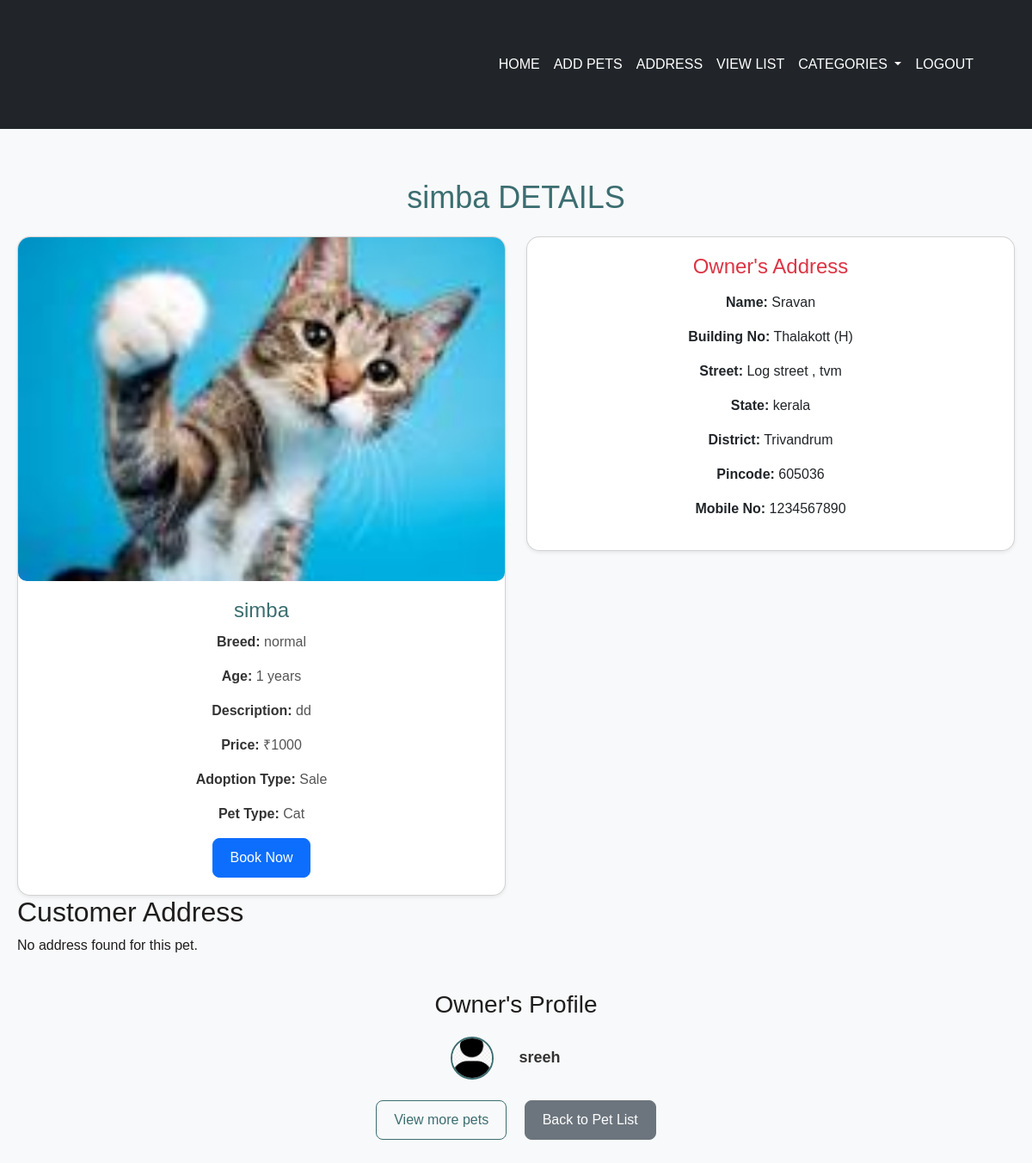
The page /pet-detail/18 on the database its author committed.
### app/models.py (models this page shows, shortened)
class Pet(models.Model):
    category = models.ForeignKey(Category, on_delete=models.CASCADE)
    address = models.ForeignKey(Address, on_delete=models.CASCADE)
    pet_type = models.ForeignKey(PetType, on_delete=models.CASCADE)
    user = models.ForeignKey(User, on_delete=models.CASCADE)
    pet_name = models.CharField(max_length=100)
    pet_description = models.TextField()
    pet_age = models.IntegerField()
    pet_image = models.ImageField(upload_to='pet_images/')
    pet_price = models.IntegerField()
    pet_breed = models.CharField(max_length=100)
    created_at = models.DateTimeField(auto_now_add=True)
    is_available = models.BooleanField(default=True)

class Category(models.Model):
    name = models.CharField(max_length=100)

class PetType(models.Model):
    name = models.CharField(max_length=100)

class Address(models.Model):
    user = models.ForeignKey(User, on_delete=models.CASCADE, null=True, blank=True)
    name = models.CharField(max_length=100)
    building_no = models.CharField(max_length=100)
    street = models.CharField(max_length=255)
    state = models.CharField(max_length=100)
    district = models.CharField(max_length=100)
    pincode = models.IntegerField()
    mobile_no = models.CharField(max_length=15)

### app/views.py (the view)
# urls.py: path('pet-detail/<int:pet_id>', views.pet_detail, name='pet_detail'),
def pet_detail(request, pet_id):
    categories = Category.objects.all()
    pet = get_object_or_404(Pet, id=pet_id)
    user = request.user
    address = pet.address
    return render(request, 'user/pet_detail.html', {'pet': pet, 'address': address, 'user': user,'categories': categories})

### templates/user/pet_detail.html (shortened to what this page needs)
    {% load static %}
<!DOCTYPE html>
<html lang="en">
<head>
    {% load static %}
    <link href="https://cdn.jsdelivr.net/npm/bootstrap@5.3.3/dist/css/bootstrap.min.css" rel="stylesheet">
    <link rel="stylesheet" href="{% static 'petdetails.css' %}">
</head>
<body>
    <nav class="navbar navbar-expand-sm navv bg-dark fixed-top">
        <div class="container-fluid">
            <div class="collapse navbar-collapse" id="collapsibleNavbar">
                <ul class="navbar-nav ms-auto me-5">
                    <li class="nav-item">
                        <a class="nav-link text-white" href="../user_home"> HOME</a>
                    </li>
                    <li class="nav-item">
                        <a class="nav-link text-white" href="../add-pet"> ADD PETS</a>
                    </li>
                    <li class="nav-item">
                        <a class="nav-link text-white" href="../add_address"> ADDRESS</a>
                    </li>
                    <li class="nav-item">
                        <a class="nav-link text-white" href="../pet-list"> VIEW LIST</a>
                    </li>
                    <li class="nav-item dropdown">
                        <a class="nav-link dropdown-toggle text-white" href="#" id="navbarDropdown" role="button" data-bs-toggle="dropdown" aria-expanded="false">
                             CATEGORIES
                        </a>
                    </li>
                    <li class="nav-item">
                        <a class="nav-link text-white" href="../logout"> LOGOUT</a>
                    </li>
                </ul>
            </div>
        </div>
    </nav>
    <div class="container my-5">
        <h1 class="text-center mb-4">{{ pet.pet_name }} DETAILS</h1>
        <div class="row">
            <div class="col-md-6">
                <div class="card shadow-sm text-center pet-card">
                    <img src="{{ pet.pet_image.url }}" alt="{{ pet.pet_name }}" class="card-img-top pet-image">
                    <div class="card-body">
                        <h5 class="card-title">{{ pet.pet_name }}</h5>
                        <p class="card-text"><strong>Breed:</strong> {{ pet.pet_breed }}</p>
                        <p class="card-text"><strong>Age:</strong> {{ pet.pet_age }} years</p>
                        <p class="card-text"><strong>Description:</strong> {{ pet.pet_description }}</p>
                        <p class="card-text"><strong>Price:</strong> ₹{{ pet.pet_price }}</p>
                        <p class="card-text"><strong>Adoption Type:</strong> {{ pet.category.name }}</p>
                        <p class="card-text"><strong>Pet Type:</strong> {{ pet.pet_type.name }}</p>
                        {% if pet.is_available and pet.user != request.user %}
                            <a href="{% url 'book_pet' pet.id %}" class="btn btn-primary">Book Now</a>
                        {% elif pet.user == request.user %}
                            <p class="text-muted">You own this pet.</p>
                        {% else %}
                            <p class="text-danger">ADOPTED</p>
                        {% endif %}
                    </div>
                </div>
            </div>
            <div class="col-md-6">
                <div class="card shadow-sm text-center pet-card">
                    <div class="card-body">
                        <h3 class="text-danger">Owner's Address</h3>
                        <p><strong>Name:</strong> {{ pet.address.name }}</p>
                        <p><strong>Building No:</strong> {{ pet.address.building_no }}</p>
                        <p><strong>Street:</strong> {{ pet.address.street }}</p>
                        <p><strong>State:</strong> {{ pet.address.state }}</p>
                        <p><strong>District:</strong> {{ pet.address.district }}</p>
                        <p><strong>Pincode:</strong> {{ pet.address.pincode }}</p>
                        <p><strong>Mobile No:</strong> {{ pet.address.mobile_no }}</p>
                    </div>
                </div>
            </div>
            <h2>Customer Address</h2>
{% if customer_address %}
    <p>Name: {{ customer_address.name }}</p>
    <p>Building No: {{ customer_address.building_no }}</p>
    <p>Street: {{ customer_address.street }}</p>
    <p>District: {{ customer_address.district }}</p>
    <p>State: {{ customer_address.state }}</p>
    <p>Pincode: {{ customer_address.pincode }}</p>
    <p>Mobile No: {{ customer_address.mobile_no }}</p>
{% else %}
    <p>No address found for this pet.</p>
{% endif %}
        </div>
        <div class="text-center mt-4">
            <h3>Owner's Profile</h3>
            <div class="profile-section d-flex justify-content-center align-items-center">
                <a href="{% url 'user_profile' pet.user.id %}">
                    <img src="../../static/images/default_profile_image.png"
                        alt="dp"
                        class="profile-img rounded-circle" style="width: 50px; height: 50px;">
                    <span class="mx-4"><strong>{{ pet.user.first_name }}</strong></span>
                </a>
            </div>
        </div>
        <div class="text-center mt-4">
            <a href="{% url 'pets_by_category' pet.category.id %}" class="btn btn-outline-primary mx-2">View more pets</a>
            <a href="{% url 'pet_list' %}" class="btn btn-secondary mx-2">Back to Pet List</a>
        </div>
    </div>
</body>
</html>

### static/petdetails.css (style rules this page uses)
* { margin: 0; padding: 0; box-sizing: border-box; }
.navv { height: 150px; }
body { font-family: 'Arial', sans-serif; background-color: #f8f9fa; color: #1f1d1d; padding-top: 140px; font-size: 16px; }
.container { max-width: 1200px; margin: 0 auto; padding: 20px; }
h1 { font-size: 36px; color: #3C6E71; margin-bottom: 30px; }
.pet-image { max-height: 400px; object-fit: cover; border-radius: 10px; }
.pet-card { background-color: #fff; border-radius: 15px; box-shadow: 0 10px 30px rgba(0, 0, 0, 0.1); overflow: hidden; transition: transform 0.3s ease, box-shadow 0.3s ease; }
.card-body { padding: 20px; }
.card-title { font-size: 24px; color: #3C6E71; margin-bottom: 10px; }
.card-text { font-size: 16px; color: #555; }
.card-text strong { color: #333; }
.card .text-danger { font-size: 24px; color: #d9534f; margin-bottom: 15px; }
.profile-section { margin-top: 20px; }
.profile-img { width: 60px; height: 60px; object-fit: cover; border: 2px solid #3C6E71; }
.profile-section a { text-decoration: none; color: #333; font-size: 18px; }
.btn { font-size: 16px; padding: 10px 20px; border-radius: 8px; }
.btn-outline-primary { border-color: #3C6E71; color: #3C6E71; }
.btn-secondary { background-color: #6c757d; color: white; }

### rows shown on the page
Pet: pet_name "simba", pet_image (picture), pet_breed "normal", pet_age "1", pet_description "dd", pet_price "1000", category.name "Sale", pet_type.name "Cat", address.name "Sravan", address.building_no "Thalakott (H)", address.street "Log street , tvm", address.state "kerala", address.district "Trivandrum", address.pincode "605036", address.mobile_no "1234567890", user.first_name "sreeh"
